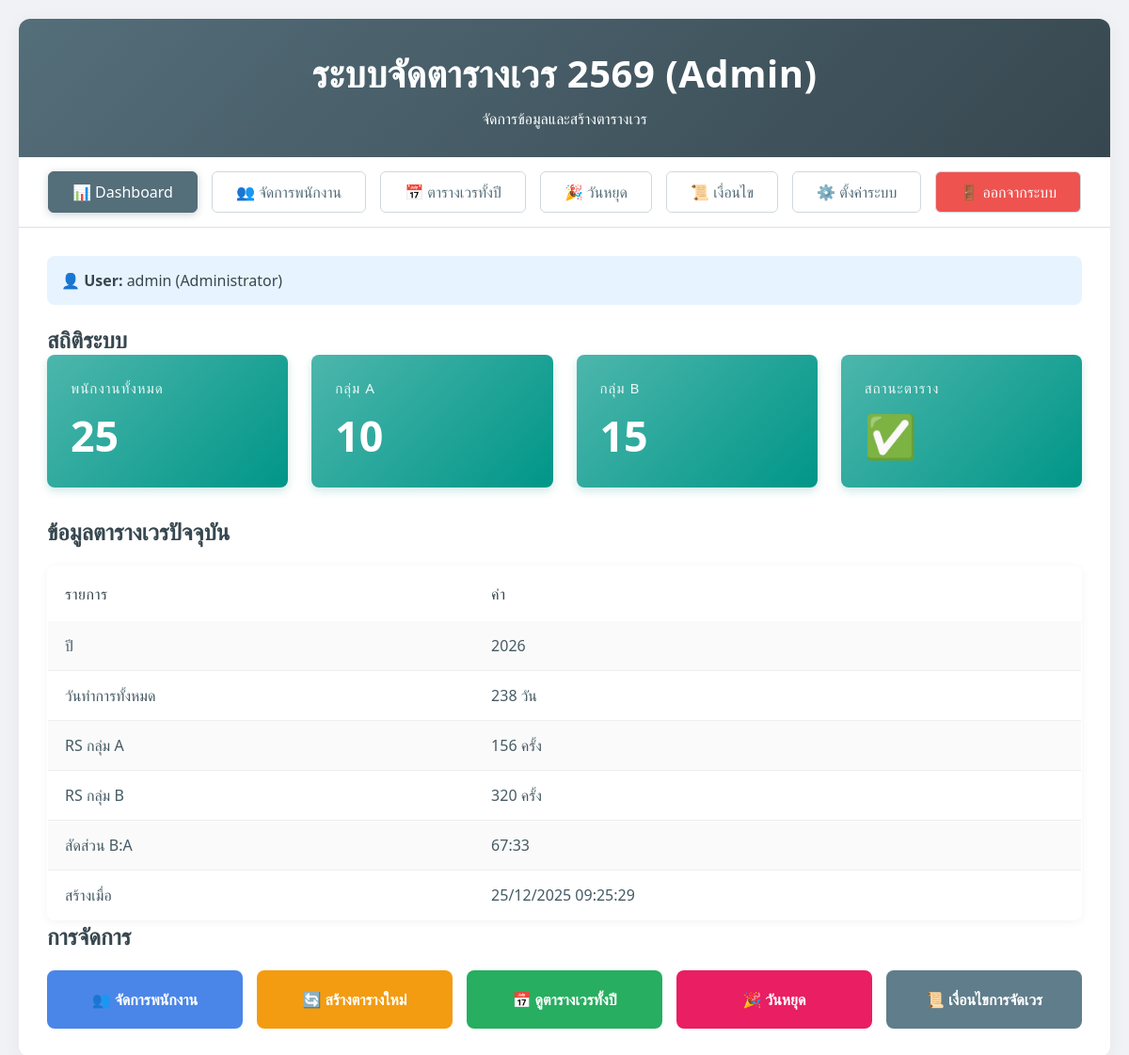
Page /php/src/admin/index.php (signed in) on the committed database.
### tables this page shows
CREATE TABLE `schedule_meta` (
  `id` int(11) NOT NULL,
  `year` int(11) NOT NULL,
  `working_days_count` int(11) DEFAULT NULL,
  `rs_group_a_count` int(11) DEFAULT NULL,
  `rs_group_b_count` int(11) DEFAULT NULL,
  `generated_at` timestamp NULL DEFAULT current_timestamp()
);

### php/src/auth/Auth.php (called while the page is built, shortened)
<?php
require_once __DIR__ . '/../config/database.php';
class Auth
{
    public static function getAdminUsername(): ?string
    {
        return $_SESSION['admin_username'] ?? null;
    }
}

### php/src/config/database.php (called while the page is built, shortened)
<?php
class Database
{
    private static ?Database $instance = null;
    private PDO $conn;
    private function __construct()
    {
        $host = getenv('DB_HOST') ?: 'db';
        $dbname = getenv('DB_NAME') ?: 'shift_scheduler';
        $user = getenv('DB_USER') ?: 'scheduler_user';
        $pass = getenv('DB_PASS') ?: 'scheduler_secure_pass_2026';
        $port = getenv('DB_PORT') ?: '3306';
        try {
            $this->conn = new PDO(
                "mysql:host=$host;port=$port;dbname=$dbname;charset=utf8mb4",
                $user,
                $pass,
                [
                    PDO::ATTR_ERRMODE => PDO::ERRMODE_EXCEPTION,
                    PDO::ATTR_DEFAULT_FETCH_MODE => PDO::FETCH_ASSOC,
                    PDO::ATTR_EMULATE_PREPARES => false
                ]
            );
        } catch (PDOException $e) {
            sleep(2);
            try {
                $this->conn = new PDO(
                    "mysql:host=$host;port=$port;dbname=$dbname;charset=utf8mb4",
                    $user,
                    $pass,
                    [
                        PDO::ATTR_ERRMODE => PDO::ERRMODE_EXCEPTION,
                        PDO::ATTR_DEFAULT_FETCH_MODE => PDO::FETCH_ASSOC,
                        PDO::ATTR_EMULATE_PREPARES => false
                    ]
                );
            } catch (PDOException $e) {
                die("Database connection failed: " . $e->getMessage());
            }
        }
    }
    public static function getInstance(): Database
    {
        if (self::$instance === null) {
            self::$instance = new Database();
        }
        return self::$instance;
    }
    public function getConnection(): PDO
    {
        return $this->conn;
    }
}

### php/src/models/StaffDB.php (called while the page is built, shortened)
<?php
require_once __DIR__ . '/../config/database.php';
class StaffDB
{
    private PDO $db;
    public function __construct()
    {
        $this->db = Database::getInstance()->getConnection();
    }
    public function getCountByGroup(string $group): int
    {
        $stmt = $this->db->prepare("SELECT COUNT(*) FROM staff WHERE group_type = ? AND active = 1");
        $stmt->execute([$group]);
        return (int) $stmt->fetchColumn();
    }
}

### php/src/models/ScheduleDB.php (called while the page is built, shortened)
<?php
require_once __DIR__ . '/../config/database.php';
class ScheduleDB
{
    private PDO $db;
    public function __construct()
    {
        $this->db = Database::getInstance()->getConnection();
    }
    public function getMeta(int $year): ?array
    {
        $stmt = $this->db->prepare("SELECT * FROM schedule_meta WHERE year = ?");
        $stmt->execute([$year]);
        $result = $stmt->fetch();
        return $result ?: null;
    }
    public function scheduleExists(int $year): bool
    {
        $stmt = $this->db->prepare("SELECT COUNT(*) FROM schedules WHERE year = ?");
        $stmt->execute([$year]);
        return $stmt->fetchColumn() > 0;
    }
}

### php/src/admin/index.php (the view, shortened to what this page needs)
<?php
require_once __DIR__ . '/../auth/Auth.php';
require_once __DIR__ . '/../models/StaffDB.php';
require_once __DIR__ . '/../models/ScheduleDB.php';
$staffDB = new StaffDB();
$scheduleDB = new ScheduleDB();
$groupACount = $staffDB->getCountByGroup('A');
$groupBCount = $staffDB->getCountByGroup('B');
$totalStaff = $groupACount + $groupBCount;
$scheduleMeta = $scheduleDB->getMeta(YEAR);
$scheduleExists = $scheduleDB->scheduleExists(YEAR);
$adminUsername = Auth::getAdminUsername();
?>
<!DOCTYPE html>
<html lang="th">
<head>
    <link rel="stylesheet" href="../public/css/style.css">
</head>
<body>
    <div class="container">
        <header>
            <h1>ระบบจัดตารางเวร <?= YEAR + 543 ?> (Admin)</h1>
            <div class="subtitle">จัดการข้อมูลและสร้างตารางเวร</div>
        </header>
        <nav>
            <a href="index.php" class="<?= basename($_SERVER['PHP_SELF']) == 'index.php' ? 'active' : '' ?>">📊
                Dashboard</a>
            <a href="staff.php">👥 จัดการพนักงาน</a>
            <a href="schedule.php">📅 ตารางเวรทั้งปี</a>
            <a href="holidays.php">🎉 วันหยุด</a>
            <a href="conditions.php">📜 เงื่อนไข</a>
            <a href="settings.php">⚙️ ตั้งค่าระบบ</a>
            <a href="logout.php" style="background: #ef5350; color: white; float: right;">🚪 ออกจากระบบ</a>
        </nav>
        <div class="content">
            <div style="background: #e7f3ff; padding: 15px; border-radius: 8px; margin-bottom: 20px;">
                <strong>👤 User:</strong> <?= htmlspecialchars($adminUsername) ?> (Administrator)
            </div>
            <h2>สถิติระบบ</h2>
            <div class="stats-grid">
                <div class="stat-card">
                    <h3>พนักงานทั้งหมด</h3>
                    <div class="value"><?= $totalStaff ?></div>
                </div>
                <div class="stat-card">
                    <h3>กลุ่ม A</h3>
                    <div class="value"><?= $groupACount ?></div>
                </div>
                <div class="stat-card">
                    <h3>กลุ่ม B</h3>
                    <div class="value"><?= $groupBCount ?></div>
                </div>
                <div class="stat-card">
                    <h3>สถานะตาราง</h3>
                    <div class="value"><?= $scheduleExists ? '✅' : '⚠️' ?></div>
                </div>
            </div>
            <?php if ($scheduleMeta): ?>
                <h2>ข้อมูลตารางเวรปัจจุบัน</h2>
                <table>
                    <tr>
                        <th>รายการ</th>
                        <th>ค่า</th>
                    </tr>
                    <tr>
                        <td>ปี</td>
                        <td><?= $scheduleMeta['year'] ?></td>
                    </tr>
                    <tr>
                        <td>วันทำการทั้งหมด</td>
                        <td><?= $scheduleMeta['working_days_count'] ?> วัน</td>
                    </tr>
                    <tr>
                        <td>RS กลุ่ม A</td>
                        <td><?= $scheduleMeta['rs_group_a_count'] ?> ครั้ง</td>
                    </tr>
                    <tr>
                        <td>RS กลุ่ม B</td>
                        <td><?= $scheduleMeta['rs_group_b_count'] ?> ครั้ง</td>
                    </tr>
                    <tr>
                        <td>สัดส่วน B:A</td>
                        <td>
                            <?php
                            $total = $scheduleMeta['rs_group_a_count'] + $scheduleMeta['rs_group_b_count'];
                            if ($total > 0) {
                                $bRatio = round(($scheduleMeta['rs_group_b_count'] / $total) * 100);
                                echo $bRatio . ':' . (100 - $bRatio);
                            }
                            ?>
                        </td>
                    </tr>
                    <tr>
                        <td>สร้างเมื่อ</td>
                        <td><?= date('d/m/Y H:i:s', strtotime($scheduleMeta['generated_at'])) ?></td>
                    </tr>
                </table>
            <?php endif; ?>
            <h2>การจัดการ</h2>
            <div
                style="display: grid; grid-template-columns: repeat(auto-fit, minmax(200px, 1fr)); gap: 15px; margin-top: 20px;">
                <a href="staff.php"
                    style="background: #4a86e8; color: white; padding: 20px; border-radius: 8px; text-decoration: none; text-align: center; font-weight: 600;">
                    👥 จัดการพนักงาน
                </a>
                <a href="regenerate.php"
                    style="background: #f39c12; color: white; padding: 20px; border-radius: 8px; text-decoration: none; text-align: center; font-weight: 600;">
                    🔄 สร้างตารางใหม่
                </a>
                <a href="schedule.php"
                    style="background: #27ae60; color: white; padding: 20px; border-radius: 8px; text-decoration: none; text-align: center; font-weight: 600;">
                    📅 ดูตารางเวรทั้งปี
                </a>
                <a href="holidays.php"
                    style="background: #e91e63; color: white; padding: 20px; border-radius: 8px; text-decoration: none; text-align: center; font-weight: 600;">
                    🎉 วันหยุด
                </a>
                <a href="conditions.php"
                    style="background: #607d8b; color: white; padding: 20px; border-radius: 8px; text-decoration: none; text-align: center; font-weight: 600;">
                    📜 เงื่อนไขการจัดเวร
                </a>
            </div>
        </div>
    </div>
</body>
</html>

### php/public/css/style.css (style rules this page uses)
* { margin: 0; padding: 0; box-sizing: border-box; }
body { font-family: 'Bai Jamjuree', 'Segoe UI', Tahoma, Geneva, Verdana, sans-serif; background: #f0f2f5; min-height: 100vh; padding: 20px; color: #37474f; }
.container { max-width: 1400px; margin: 0 auto; background: white; border-radius: 12px; box-shadow: 0 4px 20px rgba(0, 0, 0, 0.05); overflow: hidden; }
header { background: linear-gradient(135deg, #546e7a 0%, #37474f 100%); color: white; padding: 30px; text-align: center; }
header h1 { font-size: 2.5rem; margin-bottom: 10px; font-weight: 600; letter-spacing: 0.5px; text-shadow: none; }
nav { background: #ffffff; padding: 15px 30px; border-bottom: 1px solid #e0e0e0; display: flex; flex-wrap: wrap; gap: 15px; justify-content: center; }
nav a { text-decoration: none; color: #546e7a; padding: 10px 25px; border-radius: 6px; background: white; border: 1px solid #cfd8dc; font-weight: 500; transition: all 0.2s ease; box-shadow: none; }
nav a.active { background: #546e7a; color: white; border-color: #546e7a; box-shadow: 0 2px 8px rgba(84, 110, 122, 0.3); }
.content { padding: 30px; }
.stats-grid { display: grid; grid-template-columns: repeat(auto-fit, minmax(250px, 1fr)); gap: 25px; margin-bottom: 30px; }
.stat-card { background: linear-gradient(135deg, #4db6ac 0%, #009688 100%); color: white; padding: 25px; border-radius: 8px; box-shadow: 0 4px 10px rgba(0, 150, 136, 0.2); border: none; }
.stat-card h3 { font-size: 0.95rem; opacity: 0.9; margin-bottom: 10px; text-transform: uppercase; letter-spacing: 1px; font-weight: 500; }
.stat-card .value { font-size: 2.8rem; font-weight: 600; text-shadow: none; }
table { width: 100%; border-collapse: collapse; margin-top: 20px; background: white; border-radius: 8px; overflow: hidden; box-shadow: 0 2px 10px rgba(0, 0, 0, 0.05); border: 1px solid #eceff1; }
table th { padding: 18px; text-align: left; font-weight: 500; font-size: 1rem; letter-spacing: 0.5px; }
table td { padding: 15px 18px; border-bottom: 1px solid #eceff1; color: #455a64; }
table tbody tr { transition: background 0.2s ease; }
table tbody tr:nth-child(even) { background: #fafafa; }

### rows in the picture
schedule_meta: year "2026", working_days_count "238", rs_group_a_count "156", rs_group_b_count "320", bRatio "67", 100 - $bRatio "33", generated_at "25/12/2025 09:25:29"

### other values in the picture
YEAR + 543 "2569"
$adminUsername "admin"
$totalStaff "25"
$groupACount "10"
$groupBCount "15"
